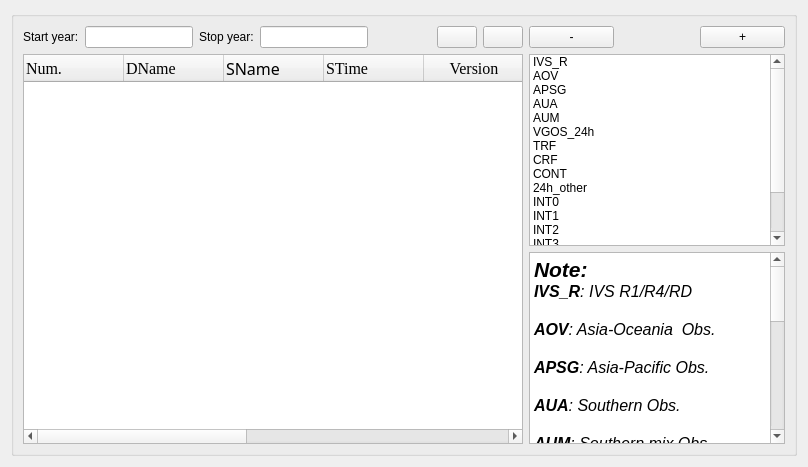
      <widget class="QWidget" name="page_file_download">
       <layout class="QHBoxLayout" name="horizontalLayout_19">
        <item>
         <widget class="QGroupBox" name="groupBox_10">
          <property name="title">
           <string/>
          </property>
          <layout class="QHBoxLayout" name="horizontalLayout_63">
           <item>
            <layout class="QVBoxLayout" name="verticalLayout_56">
             <item>
              <layout class="QHBoxLayout" name="horizontalLayout_61">
               <item>
                <layout class="QHBoxLayout" name="horizontalLayout_17">
                 <item>
                  <widget class="QLabel" name="label_2">
                   <property name="text">
                    <string>Start year:</string>
                   </property>
                  </widget>
                 </item>
                 <item>
                  <widget class="QLineEdit" name="lineEdit_file_startyear">
                   <property name="sizePolicy">
                    <sizepolicy hsizetype="Preferred" vsizetype="Fixed">
                     <horstretch>0</horstretch>
                     <verstretch>0</verstretch>
                    </sizepolicy>
                   </property>
                   <property name="alignment">
                    <set>Qt::AlignCenter</set>
                   </property>
                  </widget>
                 </item>
                </layout>
               </item>
               <item>
                <layout class="QHBoxLayout" name="horizontalLayout_18">
                 <item>
                  <widget class="QLabel" name="label_5">
                   <property name="text">
                    <string>Stop year:</string>
                   </property>
                  </widget>
                 </item>
                 <item>
                  <widget class="QLineEdit" name="lineEdit_file_stopyear">
                   <property name="sizePolicy">
                    <sizepolicy hsizetype="Preferred" vsizetype="Fixed">
                     <horstretch>0</horstretch>
                     <verstretch>0</verstretch>
                    </sizepolicy>
                   </property>
                   <property name="alignment">
                    <set>Qt::AlignCenter</set>
                   </property>
                  </widget>
                 </item>
                </layout>
               </item>
               <item>
                <spacer name="horizontalSpacer_14">
                 <property name="orientation">
                  <enum>Qt::Horizontal</enum>
                 </property>
                 <property name="sizeHint" stdset="0">
                  <size>
                   <width>40</width>
                   <height>20</height>
                  </size>
                 </property>
                </spacer>
               </item>
               <item>
                <widget class="QPushButton" name="pushButton_file_refresh">
                 <property name="text">
                  <string/>
                 </property>
                 <property name="icon">
                  <iconset resource="mysource.qrc">
                   <normaloff>:/icons/icons/refresh.png</normaloff>:/icons/icons/refresh.png</iconset>
                 </property>
                 <property name="iconSize">
                  <size>
                   <width>25</width>
                   <height>25</height>
                  </size>
                 </property>
                </widget>
               </item>
               <item>
                <widget class="QPushButton" name="pushButton_file_makearc">
                 <property name="sizePolicy">
                  <sizepolicy hsizetype="Fixed" vsizetype="Preferred">
                   <horstretch>0</horstretch>
                   <verstretch>0</verstretch>
                  </sizepolicy>
                 </property>
                 <property name="toolTip">
                  <string>&lt;html&gt;&lt;head/&gt;&lt;body&gt;&lt;p&gt;&lt;span style=&quot; font-size:12pt;&quot;&gt;create process list&lt;/span&gt;&lt;/p&gt;&lt;/body&gt;&lt;/html&gt;</string>
                 </property>
                 <property name="text">
                  <string/>
                 </property>
                 <property name="icon">
                  <iconset resource="mysource.qrc">
                   <normaloff>:/icons/icons/list.png</normaloff>:/icons/icons/list.png</iconset>
                 </property>
                 <property name="iconSize">
                  <size>
                   <width>25</width>
                   <height>25</height>
                  </size>
                 </property>
                </widget>
               </item>
              </layout>
             </item>
             <item>
              <widget class="QTableWidget" name="tableWidget_session">
               <property name="sizePolicy">
                <sizepolicy hsizetype="Expanding" vsizetype="Expanding">
                 <horstretch>0</horstretch>
                 <verstretch>0</verstretch>
                </sizepolicy>
               </property>
               <property name="minimumSize">
                <size>
                 <width>500</width>
                 <height>0</height>
                </size>
               </property>
               <property name="editTriggers">
                <set>QAbstractItemView::NoEditTriggers</set>
               </property>
               <property name="selectionMode">
                <enum>QAbstractItemView::ExtendedSelection</enum>
               </property>
               <property name="selectionBehavior">
                <enum>QAbstractItemView::SelectRows</enum>
               </property>
               <property name="textElideMode">
                <enum>Qt::ElideRight</enum>
               </property>
               <property name="sortingEnabled">
                <bool>true</bool>
               </property>
               <attribute name="horizontalHeaderCascadingSectionResizes">
                <bool>false</bool>
               </attribute>
               <attribute name="horizontalHeaderDefaultSectionSize">
                <number>100</number>
               </attribute>
               <attribute name="horizontalHeaderShowSortIndicator" stdset="0">
                <bool>true</bool>
               </attribute>
               <column>
                <property name="text">
                 <string>Num.</string>
                </property>
                <property name="font">
                 <font>
                  <family>Times New Roman</family>
                  <pointsize>12</pointsize>
                 </font>
                </property>
                <property name="textAlignment">
                 <set>AlignLeading|AlignVCenter</set>
                </property>
               </column>
               <column>
                <property name="text">
                 <string>DName</string>
                </property>
                <property name="font">
                 <font>
                  <family>Times New Roman</family>
                  <pointsize>12</pointsize>
                 </font>
                </property>
                <property name="textAlignment">
                 <set>AlignLeading|AlignVCenter</set>
                </property>
               </column>
               <column>
                <property name="text">
                 <string>SName</string>
                </property>
                <property name="font">
                 <font>
                  <family>Abyssinica SIL</family>
                  <pointsize>12</pointsize>
                 </font>
                </property>
                <property name="textAlignment">
                 <set>AlignLeading|AlignVCenter</set>
                </property>
               </column>
               <column>
                <property name="text">
                 <string>STime</string>
                </property>
                <property name="font">
                 <font>
                  <family>Times New Roman</family>
                  <pointsize>12</pointsize>
                 </font>
                </property>
                <property name="textAlignment">
                 <set>AlignLeading|AlignVCenter</set>
                </property>
               </column>
               <column>
                <property name="text">
                 <string>Version</string>
                </property>
                <property name="font">
                 <font>
                  <family>Times New Roman</family>
                  <pointsize>12</pointsize>
                 </font>
                </property>
               </column>
               <column>
                <property name="text">
                 <string>AC</string>
                </property>
                <property name="font">
                 <font>
                  <family>Times New Roman</family>
                  <pointsize>12</pointsize>
                 </font>
                </property>
               </column>
               <column>
                <property name="text">
                 <string>Used Obs.</string>
                </property>
                <property name="font">
                 <font>
                  <family>Times New Roman</family>
                  <pointsize>12</pointsize>
                 </font>
                </property>
               </column>
               <column>
                <property name="text">
                 <string>WRMS(ps)</string>
                </property>
                <property name="font">
                 <font>
                  <family>Times New Roman</family>
                  <pointsize>12</pointsize>
                 </font>
                </property>
               </column>
               <column>
                <property name="text">
                 <string>Station</string>
                </property>
                <property name="font">
                 <font>
                  <family>Times New Roman</family>
                  <pointsize>12</pointsize>
                 </font>
                </property>
               </column>
              </widget>
             </item>
            </layout>
           </item>
           <item>
            <layout class="QVBoxLayout" name="verticalLayout_57">
             <item>
              <layout class="QVBoxLayout" name="verticalLayout_59">
               <item>
                <layout class="QHBoxLayout" name="horizontalLayout_58">
                 <item>
                  <widget class="QPushButton" name="pushButton_file_typesub">
                   <property name="sizePolicy">
                    <sizepolicy hsizetype="Preferred" vsizetype="Fixed">
                     <horstretch>0</horstretch>
                     <verstretch>0</verstretch>
                    </sizepolicy>
                   </property>
                   <property name="text">
                    <string>-</string>
                   </property>
                  </widget>
                 </item>
                 <item>
                  <spacer name="horizontalSpacer_31">
                   <property name="orientation">
                    <enum>Qt::Horizontal</enum>
                   </property>
                   <property name="sizeType">
                    <enum>QSizePolicy::Fixed</enum>
                   </property>
                   <property name="sizeHint" stdset="0">
                    <size>
                     <width>80</width>
                     <height>20</height>
                    </size>
                   </property>
                  </spacer>
                 </item>
                 <item>
                  <widget class="QPushButton" name="pushButton_file_typeadd">
                   <property name="sizePolicy">
                    <sizepolicy hsizetype="Preferred" vsizetype="Fixed">
                     <horstretch>0</horstretch>
                     <verstretch>0</verstretch>
                    </sizepolicy>
                   </property>
                   <property name="text">
                    <string>+</string>
                   </property>
                  </widget>
                 </item>
                </layout>
               </item>
               <item>
                <widget class="QListWidget" name="listWidget_datatype">
                 <property name="sizePolicy">
                  <sizepolicy hsizetype="Preferred" vsizetype="Expanding">
                   <horstretch>0</horstretch>
                   <verstretch>0</verstretch>
                  </sizepolicy>
                 </property>
                 <property name="minimumSize">
                  <size>
                   <width>0</width>
                   <height>0</height>
                  </size>
                 </property>
                 <property name="maximumSize">
                  <size>
                   <width>16777215</width>
                   <height>16777215</height>
                  </size>
                 </property>
                 <property name="selectionMode">
                  <enum>QAbstractItemView::MultiSelection</enum>
                 </property>
                 <item>
                  <property name="text">
                   <string>IVS_R</string>
                  </property>
                 </item>
                 <item>
                  <property name="text">
                   <string>AOV</string>
                  </property>
                 </item>
                 <item>
                  <property name="text">
                   <string>APSG</string>
                  </property>
                 </item>
                 <item>
                  <property name="text">
                   <string>AUA</string>
                  </property>
                 </item>
                 <item>
                  <property name="text">
                   <string>AUM</string>
                  </property>
                 </item>
                 <item>
                  <property name="text">
                   <string>VGOS_24h</string>
                  </property>
                 </item>
                 <item>
                  <property name="text">
                   <string>TRF</string>
                  </property>
                 </item>
                 <item>
                  <property name="text">
                   <string>CRF</string>
                  </property>
                 </item>
                 <item>
                  <property name="text">
                   <string>CONT</string>
                  </property>
                 </item>
                 <item>
                  <property name="text">
                   <string>24h_other</string>
                  </property>
                 </item>
                 <item>
                  <property name="text">
                   <string>INT0</string>
                  </property>
                 </item>
                 <item>
                  <property name="text">
                   <string>INT1</string>
                  </property>
                 </item>
                 <item>
                  <property name="text">
                   <string>INT2</string>
                  </property>
                 </item>
                 <item>
                  <property name="text">
                   <string>INT3</string>
                  </property>
                 </item>
                 <item>
                  <property name="text">
                   <string>VGOS_1h</string>
                  </property>
                 </item>
                 <item>
                  <property name="text">
                   <string>1h_other</string>
                  </property>
                 </item>
                 <item>
                  <property name="text">
                   <string>other</string>
                  </property>
                 </item>
                </widget>
               </item>
               <item>
                <widget class="QTextBrowser" name="textBrowser_file_obs">
                 <property name="sizePolicy">
                  <sizepolicy hsizetype="Preferred" vsizetype="Expanding">
                   <horstretch>0</horstretch>
                   <verstretch>0</verstretch>
                  </sizepolicy>
                 </property>
                 <property name="minimumSize">
                  <size>
                   <width>0</width>
                   <height>0</height>
                  </size>
                 </property>
                 <property name="maximumSize">
                  <size>
                   <width>16777215</width>
                   <height>16777215</height>
                  </size>
                 </property>
                 <property name="html">
                  <string>&lt;!DOCTYPE HTML PUBLIC &quot;-//W3C//DTD HTML 4.0//EN&quot; &quot;http://www.w3.org/TR/REC-html40/strict.dtd&quot;&gt;
&lt;html&gt;&lt;head&gt;&lt;meta name=&quot;qrichtext&quot; content=&quot;1&quot; /&gt;&lt;style type=&quot;text/css&quot;&gt;
p, li { white-space: pre-wrap; }
&lt;/style&gt;&lt;/head&gt;&lt;body style=&quot; font-family:'Times New Roman','Times New Roman'; font-size:12pt; font-weight:400; font-style:normal;&quot;&gt;
&lt;p align=&quot;justify&quot; style=&quot; margin-top:0px; margin-bottom:0px; margin-left:0px; margin-right:0px; -qt-block-indent:0; text-indent:0px;&quot;&gt;&lt;span style=&quot; font-family:'Times New Roman','Times New Roman','Times New Roman','Times New Roman','Times New Roman','Times New Roman','Times New Roman','Times New Roman'; font-size:16pt; font-weight:600; font-style:italic;&quot;&gt;Note:&lt;/span&gt;&lt;/p&gt;
&lt;p align=&quot;justify&quot; style=&quot; margin-top:0px; margin-bottom:0px; margin-left:0px; margin-right:0px; -qt-block-indent:0; text-indent:0px;&quot;&gt;&lt;span style=&quot; font-weight:600; font-style:italic; color:#000000;&quot;&gt;IVS_R&lt;/span&gt;&lt;span style=&quot; font-style:italic;&quot;&gt;: IVS R1/R4/RD&lt;/span&gt;&lt;/p&gt;
&lt;p align=&quot;justify&quot; style=&quot;-qt-paragraph-type:empty; margin-top:0px; margin-bottom:0px; margin-left:0px; margin-right:0px; -qt-block-indent:0; text-indent:0px; font-style:italic;&quot;&gt;&lt;br /&gt;&lt;/p&gt;
&lt;p align=&quot;justify&quot; style=&quot; margin-top:0px; margin-bottom:0px; margin-left:0px; margin-right:0px; -qt-block-indent:0; text-indent:0px;&quot;&gt;&lt;span style=&quot; font-weight:600; font-style:italic; color:#000000;&quot;&gt;AOV&lt;/span&gt;&lt;span style=&quot; font-style:italic;&quot;&gt;: Asia-Oceania  Obs.&lt;/span&gt;&lt;/p&gt;
&lt;p align=&quot;justify&quot; style=&quot;-qt-paragraph-type:empty; margin-top:0px; margin-bottom:0px; margin-left:0px; margin-right:0px; -qt-block-indent:0; text-indent:0px; font-style:italic;&quot;&gt;&lt;br /&gt;&lt;/p&gt;
&lt;p align=&quot;justify&quot; style=&quot; margin-top:0px; margin-bottom:0px; margin-left:0px; margin-right:0px; -qt-block-indent:0; text-indent:0px;&quot;&gt;&lt;span style=&quot; font-weight:600; font-style:italic;&quot;&gt;APSG&lt;/span&gt;&lt;span style=&quot; font-style:italic;&quot;&gt;: Asia-Pacific Obs.&lt;/span&gt;&lt;/p&gt;
&lt;p align=&quot;justify&quot; style=&quot;-qt-paragraph-type:empty; margin-top:0px; margin-bottom:0px; margin-left:0px; margin-right:0px; -qt-block-indent:0; text-indent:0px; font-style:italic;&quot;&gt;&lt;br /&gt;&lt;/p&gt;
&lt;p align=&quot;justify&quot; style=&quot; margin-top:0px; margin-bottom:0px; margin-left:0px; margin-right:0px; -qt-block-indent:0; text-indent:0px;&quot;&gt;&lt;span style=&quot; font-weight:600; font-style:italic;&quot;&gt;AUA&lt;/span&gt;&lt;span style=&quot; font-style:italic;&quot;&gt;: Southern Obs.&lt;/span&gt;&lt;/p&gt;
&lt;p align=&quot;justify&quot; style=&quot;-qt-paragraph-type:empty; margin-top:0px; margin-bottom:0px; margin-left:0px; margin-right:0px; -qt-block-indent:0; text-indent:0px; font-style:italic;&quot;&gt;&lt;br /&gt;&lt;/p&gt;
&lt;p align=&quot;justify&quot; style=&quot; margin-top:0px; margin-bottom:0px; margin-left:0px; margin-right:0px; -qt-block-indent:0; text-indent:0px;&quot;&gt;&lt;span style=&quot; font-weight:600; font-style:italic;&quot;&gt;AUM&lt;/span&gt;&lt;span style=&quot; font-style:italic;&quot;&gt;: Southern mix Obs.&lt;/span&gt;&lt;/p&gt;
&lt;p align=&quot;justify&quot; style=&quot;-qt-paragraph-type:empty; margin-top:0px; margin-bottom:0px; margin-left:0px; margin-right:0px; -qt-block-indent:0; text-indent:0px; font-style:italic;&quot;&gt;&lt;br /&gt;&lt;/p&gt;
&lt;p align=&quot;justify&quot; style=&quot; margin-top:0px; margin-bottom:0px; margin-left:0px; margin-right:0px; -qt-block-indent:0; text-indent:0px;&quot;&gt;&lt;span style=&quot; font-weight:600; font-style:italic;&quot;&gt;VGOS_24h&lt;/span&gt;&lt;span style=&quot; font-style:italic;&quot;&gt;: VGOS 24h Obs.&lt;/span&gt;&lt;/p&gt;
&lt;p align=&quot;justify&quot; style=&quot;-qt-paragraph-type:empty; margin-top:0px; margin-bottom:0px; margin-left:0px; margin-right:0px; -qt-block-indent:0; text-indent:0px; font-style:italic;&quot;&gt;&lt;br /&gt;&lt;/p&gt;
&lt;p align=&quot;justify&quot; style=&quot; margin-top:0px; margin-bottom:0px; margin-left:0px; margin-right:0px; -qt-block-indent:0; text-indent:0px;&quot;&gt;&lt;span style=&quot; font-weight:600; font-style:italic;&quot;&gt;TRF:&lt;/span&gt;&lt;span style=&quot; font-style:italic;&quot;&gt; 24h Obs to monitor TRF&lt;/span&gt;&lt;/p&gt;
&lt;p align=&quot;justify&quot; style=&quot;-qt-paragraph-type:empty; margin-top:0px; margin-bottom:0px; margin-left:0px; margin-right:0px; -qt-block-indent:0; text-indent:0px; font-style:italic;&quot;&gt;&lt;br /&gt;&lt;/p&gt;
&lt;p align=&quot;justify&quot; style=&quot; margin-top:0px; margin-bottom:0px; margin-left:0px; margin-right:0px; -qt-block-indent:0; text-indent:0px;&quot;&gt;&lt;span style=&quot; font-weight:600; font-style:italic;&quot;&gt;CRF&lt;/span&gt;&lt;span style=&quot; font-style:italic;&quot;&gt;: 24h Obs to monitor TRF&lt;/span&gt;&lt;/p&gt;
&lt;p align=&quot;justify&quot; style=&quot;-qt-paragraph-type:empty; margin-top:0px; margin-bottom:0px; margin-left:0px; margin-right:0px; -qt-block-indent:0; text-indent:0px; font-style:italic;&quot;&gt;&lt;br /&gt;&lt;/p&gt;
&lt;p align=&quot;justify&quot; style=&quot; margin-top:0px; margin-bottom:0px; margin-left:0px; margin-right:0px; -qt-block-indent:0; text-indent:0px;&quot;&gt;&lt;span style=&quot; font-weight:600; font-style:italic;&quot;&gt;CONT:&lt;/span&gt;&lt;span style=&quot; font-style:italic;&quot;&gt; 15 days continue Obs.&lt;/span&gt;&lt;/p&gt;
&lt;p align=&quot;justify&quot; style=&quot;-qt-paragraph-type:empty; margin-top:0px; margin-bottom:0px; margin-left:0px; margin-right:0px; -qt-block-indent:0; text-indent:0px; font-style:italic;&quot;&gt;&lt;br /&gt;&lt;/p&gt;
&lt;p align=&quot;justify&quot; style=&quot; margin-top:0px; margin-bottom:0px; margin-left:0px; margin-right:0px; -qt-block-indent:0; text-indent:0px;&quot;&gt;&lt;span style=&quot; font-weight:600; font-style:italic;&quot;&gt;24h_other&lt;/span&gt;&lt;span style=&quot; font-style:italic;&quot;&gt;: Other 24h Obs.&lt;/span&gt;&lt;/p&gt;
&lt;p align=&quot;justify&quot; style=&quot;-qt-paragraph-type:empty; margin-top:0px; margin-bottom:0px; margin-left:0px; margin-right:0px; -qt-block-indent:0; text-indent:0px; font-style:italic;&quot;&gt;&lt;br /&gt;&lt;/p&gt;
&lt;p align=&quot;justify&quot; style=&quot; margin-top:0px; margin-bottom:0px; margin-left:0px; margin-right:0px; -qt-block-indent:0; text-indent:0px;&quot;&gt;&lt;span style=&quot; font-weight:600; font-style:italic;&quot;&gt;INT0-3&lt;/span&gt;&lt;span style=&quot; font-style:italic;&quot;&gt;: IVS 1h UT1&lt;/span&gt;&lt;/p&gt;
&lt;p align=&quot;justify&quot; style=&quot;-qt-paragraph-type:empty; margin-top:0px; margin-bottom:0px; margin-left:0px; margin-right:0px; -qt-block-indent:0; text-indent:0px; font-style:italic;&quot;&gt;&lt;br /&gt;&lt;/p&gt;
&lt;p align=&quot;justify&quot; style=&quot; margin-top:0px; margin-bottom:0px; margin-left:0px; margin-right:0px; -qt-block-indent:0; text-indent:0px;&quot;&gt;&lt;span style=&quot; font-weight:600; font-style:italic;&quot;&gt;VGOS_1h&lt;/span&gt;&lt;span style=&quot; font-style:italic;&quot;&gt;: VGOS 1h UT1&lt;/span&gt;&lt;/p&gt;
&lt;p align=&quot;justify&quot; style=&quot;-qt-paragraph-type:empty; margin-top:0px; margin-bottom:0px; margin-left:0px; margin-right:0px; -qt-block-indent:0; text-indent:0px; font-style:italic;&quot;&gt;&lt;br /&gt;&lt;/p&gt;
&lt;p align=&quot;justify&quot; style=&quot; margin-top:0px; margin-bottom:0px; margin-left:0px; margin-right:0px; -qt-block-indent:0; text-indent:0px;&quot;&gt;&lt;span style=&quot; font-weight:600; font-style:italic;&quot;&gt;1h_other:&lt;/span&gt;&lt;span style=&quot; font-style:italic;&quot;&gt; Other 1h UT1&lt;/span&gt;&lt;/p&gt;
&lt;p align=&quot;justify&quot; style=&quot;-qt-paragraph-type:empty; margin-top:0px; margin-bottom:0px; margin-left:0px; margin-right:0px; -qt-block-indent:0; text-indent:0px; font-style:italic;&quot;&gt;&lt;br /&gt;&lt;/p&gt;
&lt;p align=&quot;justify&quot; style=&quot; margin-top:0px; margin-bottom:0px; margin-left:0px; margin-right:0px; -qt-block-indent:0; text-indent:0px;&quot;&gt;&lt;span style=&quot; font-weight:600; font-style:italic;&quot;&gt;other:&lt;/span&gt;&lt;span style=&quot; font-style:italic;&quot;&gt; not show in master&lt;/span&gt;&lt;/p&gt;
&lt;p align=&quot;justify&quot; style=&quot;-qt-paragraph-type:empty; margin-top:0px; margin-bottom:0px; margin-left:0px; margin-right:0px; -qt-block-indent:0; text-indent:0px; font-style:italic;&quot;&gt;&lt;br /&gt;&lt;/p&gt;&lt;/body&gt;&lt;/html&gt;</string>
                 </property>
                </widget>
               </item>
              </layout>
             </item>
            </layout>
           </item>
          </layout>
         </widget>
        </item>
       </layout>
      </widget>
